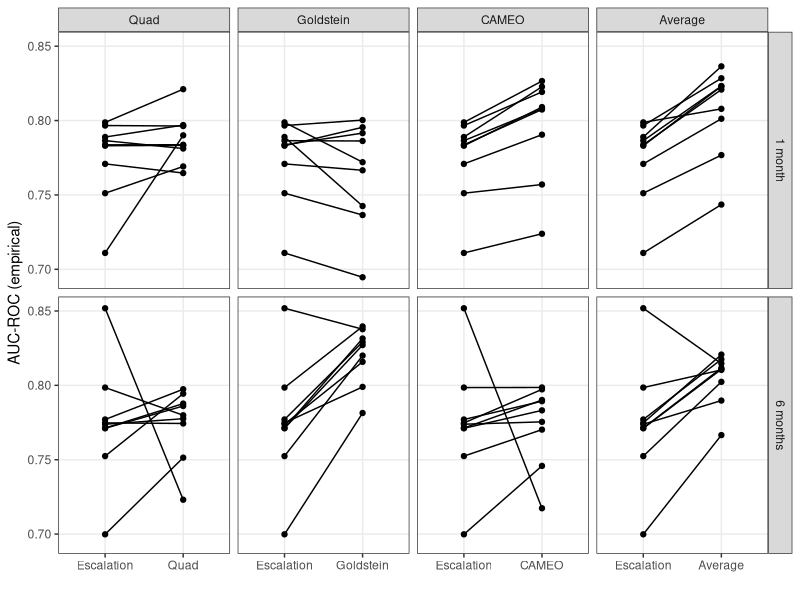

The R script that drew this image:
#
#   Generate Figure A.1., Comparing Escalation to alternative models in B&S
#   Table 1.
#

library(ggplot2)
library(readr)
library(dplyr)
library(tidyr)
library(here)

setwd(here::here("rep_nosmooth"))

table1_nosmooth <- read_csv("output/tables/table1-nosmooth.csv")

icews_lvls <- c("Escalation", "Quad", "Goldstein", "CAMEO", "Average")

df <- table1_nosmooth %>%
  rename(Spec = Model) %>%
  pivot_longer(Escalation:Average, names_to = "Model", values_to = "auc_roc") %>%
  mutate(Model = factor(Model, levels = icews_lvls)) %>%
  nest(data = c(Spec, auc_roc))

pairs <- full_join(
  df %>% filter(Model!="Escalation"),
  df %>% filter(Model=="Escalation") %>% rename(data2 = data) %>% select(horizon, data2),
  by = c("horizon")
) %>%
  pivot_longer(data:data2, names_to = "xname", values_to = "data") %>%
  mutate(xname = ifelse(xname=="data", as.character(Model), "Escalation"),
         xname = factor(xname, levels = icews_lvls))

p <- pairs %>%
  unnest(data) %>%
  ggplot(aes(x = xname, y = auc_roc)) +
  facet_grid(horizon ~ Model, scales = "free_x") +
  geom_point() +
  geom_line(aes(group = Spec)) +
  theme_bw() +
  theme(panel.grid.minor = element_blank()) +
  labs(x = "", y = "AUC-ROC (empirical)")

ggsave(plot=p, filename = "output/figures/fig-A1-table1-pairs.png",
       height = 5, width = 8)

